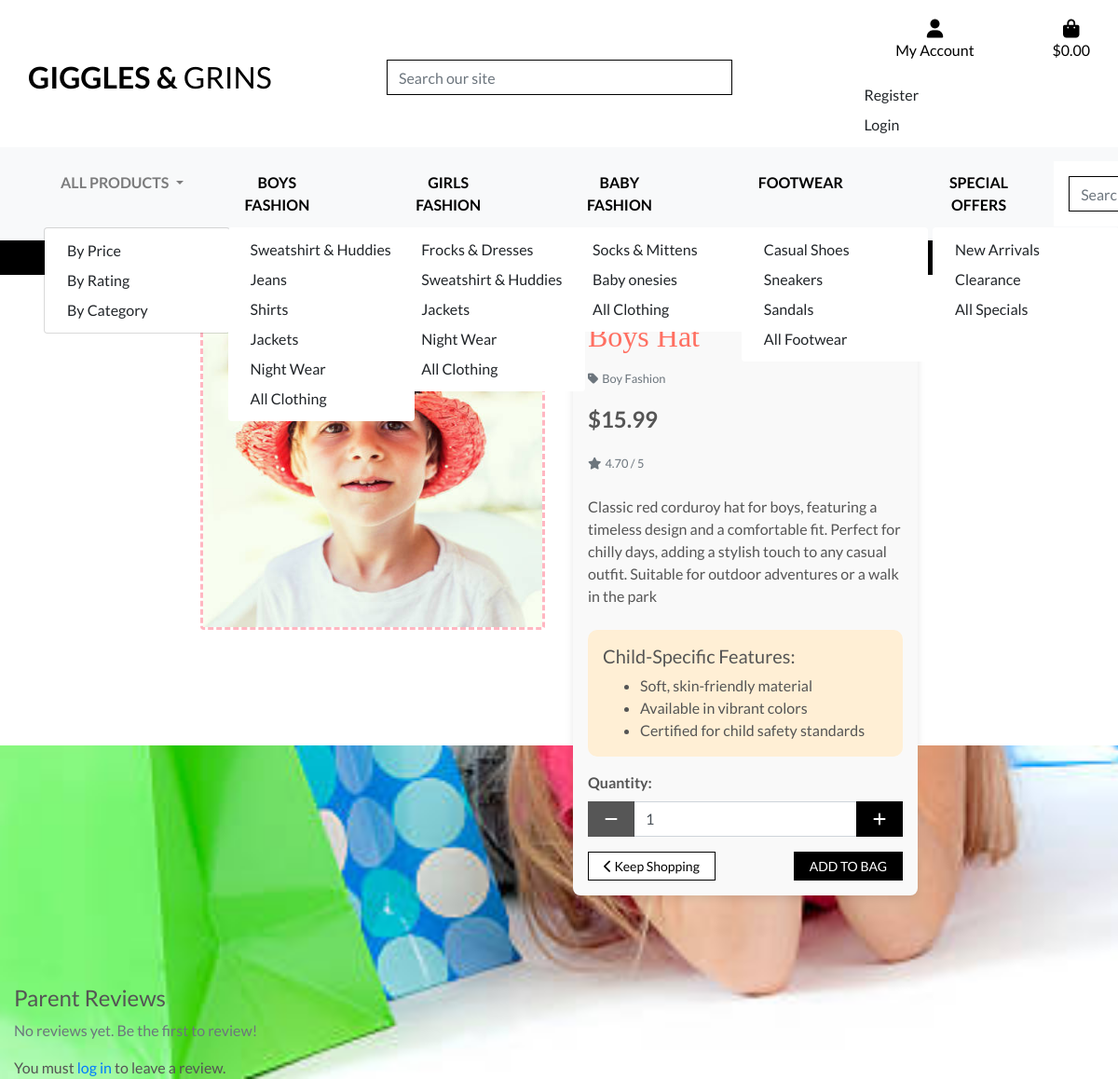
/products/4/, run on the app's committed database.
### products/models.py (models this page shows, shortened)
class Product(models.Model):
    category = models.ForeignKey('Category', null=True, blank=True, on_delete=models.SET_NULL)
    subcategory = models.ForeignKey('Subcategory', null=True, blank=True, on_delete=models.SET_NULL, related_name="products")
    sku = models.CharField(max_length=254, null=True, blank=True)
    name = models.CharField(max_length=254)
    description = models.TextField()
    has_sizes = models.BooleanField(default=False, null=True, blank=True)
    price = models.DecimalField(max_digits=6, decimal_places=2)
    rating = models.DecimalField(max_digits=6, decimal_places=2, null=True, blank=True)
    image_url = models.URLField(max_length=1024, null=True, blank=True)
    image = models.ImageField(upload_to='product_images/', blank=True, null=True)
    has_sizes = models.BooleanField(default=True)

class Category(models.Model):
    name = models.CharField(max_length=254)
    friendly_name = models.CharField(max_length=254, null=True, blank=True)
    description = models.TextField(null=True, blank=True)
    class Meta:
        verbose_name_plural = 'Categories'

### products/views.py (the view, shortened to what this page needs)
# urls.py: path('<int:product_id>/', views.product_detail, name='product_detail'),
def product_detail(request, product_id):
    product = get_object_or_404(Product, pk=product_id)
    reviews = product.reviews.all()
    form = ReviewForm()
    context = {
        'product': product,
        'current_categories': Category.objects.all(),
        'reviews': reviews,
        'form': form,
    }
    return render(request, 'products/product_detail.html', context)

### products/forms.py
class ReviewForm(forms.ModelForm):
    class Meta:
        model = Review
        fields = ['comment', 'rating']
        widgets = {
            'comment': forms.Textarea(attrs={'class': 'form-control', 'rows': 4}),
            'rating': forms.NumberInput(attrs={'class': 'form-control', 'min': 1, 'max': 5}),
        }

### bag/contexts.py (called while the page is built, shortened)
def bag_contents(request):
    bag_items = []
    total = 0
    product_count = 0
    bag = request.session.get('bag', {})
    if total < settings.FREE_DELIVERY_THRESHOLD:
        delivery = total * Decimal(settings.STANDARD_DELIVERY_PERCENTAGE / 100)
        free_delivery_delta = settings.FREE_DELIVERY_THRESHOLD - total
    else:
        delivery = 0
        free_delivery_delta = 0
    grand_total = delivery + total
    context = {
        'bag_items': bag_items,
        'total': total,
        'product_count': product_count,
        'delivery': delivery,
        'free_delivery_delta': free_delivery_delta,
        'free_delivery_threshold': settings.FREE_DELIVERY_THRESHOLD,
        'grand_total': grand_total,
    }
    return context

### products/context_processors.py (called while the page is built)
def categories_with_subcategories(request):
    categories = Category.objects.prefetch_related("subcategories").all()
    return {"categories_with_subcategories": categories}

### products/templates/products/product_detail.html (shortened to what this page needs)
{% extends "base.html" %}
{% load static %}
{% block page_header %}
    <div class="container header-container">
    </div>
{% endblock %}
{% block content %}
    <div class="container-fluid mt-5">
        <h2 class="logo-font">Products</h2>
        <div class="row">
            <div class="col-12 col-md-6 col-lg-4 offset-lg-2">
                <div class="image-container my-5">
                    {% if product.image %}
                        <a href="{{ product.image.url }}" target="_blank">
                            <img class="card-img-top img-fluid rounded" src="{{ product.image.url }}" alt="{{ product.name }}" style="border: 3px dashed #ffb6c1;">
                        </a>
                    {% else %}
                        <a href="#">
                            <img class="card-img-top img-fluid" src="{{ MEDIA_URL }}noimage.png" alt="{{ product.name }}">
                        </a>
                    {% endif %}
                </div>
            </div>
            <div class="col-12 col-md-6 col-lg-4">
                <div class="product-details-container mb-5 mt-md-5 p-3" style="background-color: #f9f9f9; border-radius: 8px; box-shadow: 0 4px 8px rgba(0, 0, 0, 0.1);">
                    <h2 class="mb-3" style="font-family: 'Comic Sans MS', cursive; color: #ff6f61;">{{ product.name }}</h2>
                    {% if product.category %}
                    <p class="small mt-1 mb-3">
                        <a class="text-muted" href="{% url 'products' %}?category={{ product.category.name }}">
                            <i class="fas fa-tag mr-1"></i>{{ product.category.friendly_name }}
                        </a>
                    </p>
                    {% endif %}
                    <p class="lead mb-3 text-left font-weight-bold" style="font-size: 1.5rem;">${{ product.price }}</p>
                    {% if product.rating %}
                        <small class="text-muted"><i class="fas fa-star mr-1"></i>{{ product.rating }} / 5</small>
                    {% else %}
                        <small class="text-muted">No Rating</small>
                    {% endif %}
                    <p class="mt-4">{{ product.description }}</p>
                    <div class="child-features mt-4 p-3" style="background-color: #ffefd5; border-radius: 10px;">
                        <h5>Child-Specific Features:</h5>
                        <ul class="mb-0">
                            <li>Soft, skin-friendly material</li>
                            <li>Available in vibrant colors</li>
                            <li>Certified for child safety standards</li>
                        </ul>
                    </div>
                    <form class="form" action="{% url 'add_to_bag' product.id %}" method="POST">
                        {% with product.has_sizes as s %}
                        <div class="form-row align-items-center mt-3">
                        <div class="{% if s %}col-6{% else %}col-12{% endif %}">
                            <label for="id_qty_{{ product.id }}"><strong>Quantity:</strong></label>
                            <div class="input-group">
                                <div class="input-group-prepend">
                                    <button class="decrement-qty btn btn-black rounded-0"
                                        data-item_id="{{ product.id }}" id="decrement-qty_{{ product.id }}">
                                        <span class="icon">
                                            <i class="fas fa-minus"></i>
                                        </span>
                                    </button>
                                </div>
                                <input class="form-control qty_input" type="number"
                                    name="quantity" value="1" min="1" max="99"
                                    data-item_id="{{ product.id }}"
                                    id="id_qty_{{ product.id }}">
                                <div class="input-group-append">
                                    <button class="increment-qty btn btn-black rounded-0"
                                        data-item_id="{{ product.id }}" id="increment-qty_{{ product.id }}">
                                        <span class="icon">
                                            <i class="fas fa-plus"></i>
                                        </span>
                                    </button>
                                </div>
                            </div>
                        </div>
                    </div>
                    {% endwith %}
                        <div class="form-row align-items-center mt-3">
                            <div class="col-6 d-flex align-items-center">
                                <a href="{% url 'products' %}" class="btn btn-outline-black btn-sm rounded-0 py-1 px-3">
                                    <i class="fas fa-chevron-left"></i> Keep Shopping
                                </a>
                            </div>
                            <div class="col-6 d-flex justify-content-end">
                                <input type="submit" class="btn btn-black btn-sm rounded-0 text-uppercase py-1 px-3" value="Add to Bag">
                            </div>
                        </div>
                    </form>
                </div>
            </div>
        </div>
        <div class="reviews mt-5">
            <h4>Parent Reviews</h4>
            {% if reviews %}
                {% for review in reviews %}
                    <div class="review mb-4">
                        <p><strong>{{ review.user.username }}</strong> ({{ review.created_at|date:"F j, Y" }})</p>
                        <p>{{ review.comment }}</p>
                        {% if review.rating %}
                            <p>Rating: {{ review.rating }} / 5</p>
                        {% endif %}
                        <hr>
                    </div>
                {% endfor %}
            {% else %}
                <p class="text-muted">No reviews yet. Be the first to review!</p>
            {% endif %}
        </div>
        {% if user.is_authenticated %}
            <div class="submit-review mt-5">
                <h5>Leave a Review</h5>
                <form method="POST">
                    {% csrf_token %}
                    {{ form.as_p }}
                    <button type="submit" class="btn btn-black">Submit Review</button>
                </form>
            </div>
        {% else %}
            <p class="mt-3">You must <a href="{% url 'login' %}">log in</a> to leave a review.</p>
        {% endif %}
    </div>
{% endblock %}

### static/css/base.css (style rules this page uses)
html { height: 100%; margin: 0; padding: 0; }
body { background: url('/media/istockphoto-184346035-612x612.jpg') no-repeat center center fixed; background-size: cover; background-color: #ADD8E6; color: #555; font-family: 'Lato'; height: 100vh; }
.container { margin-top: 20px; }
.icon { align-items: center; display: inline-flex; justify-content: center; height: 1.5rem; width: 1.5rem; }
.logo-font { text-transform: uppercase; text-align:center; }
h2.logo-font { margin-top:1.5rem ; text-align:center; }
.btn-black { background: black; color: white; }
.btn-outline-black { background: white; color: black !important; border: 1px solid black; }
.card-img-top { height: 350px; object-fit: cover; width: 100%; }
@media (min-width: 1200px) { .container { max-width: 80%; } }
@media (min-width: 992px) { .header-container { padding-top: 164px; } }

### data on the page
Product: image (picture), name "Boys Hat", category.friendly_name "Boy Fashion", price "15.99", rating "4.70", description "Classic red corduroy hat for boys, featuring a timeless design and a comfortable fit. Perfect for chilly days, adding a stylish touch to any casual outfit. Suitable for outdoor adventures or a walk in the park"
